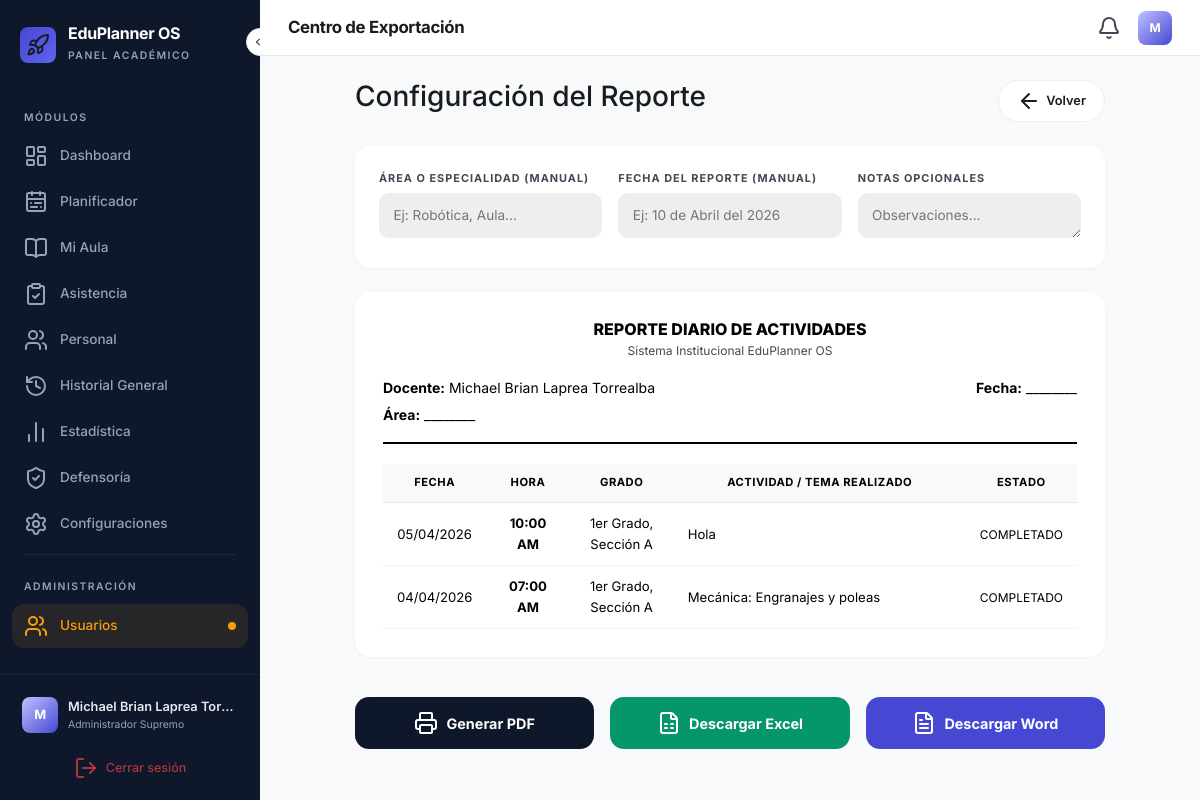
Screenshot of /reporte_general (signed in) with the database file from the repository.
### backup_v3/app.py (models this page shows)
class Bitacora(db.Model):
    id = db.Column(db.Integer, primary_key=True)
    fecha = db.Column(db.DateTime, default=datetime.now)
    grado = db.Column(db.String(50), nullable=False)
    actividad = db.Column(db.String(200), nullable=False)
    estado = db.Column(db.String(50), default='Completado')
    usuario_id = db.Column(db.Integer, db.ForeignKey('usuario.id'), nullable=False)

### backup_v3/app.py (the view)
@app.route('/reporte_general')
def reporte_general():
    if not session.get('logeado'): return redirect(url_for('auth.login'))
    regs = Bitacora.query.filter_by(usuario_id=session['usuario_id']).order_by(Bitacora.fecha.desc()).all()
    return render_template('reporte.html', registros=regs)

### backup_v3/app.py (called while the page is built)
@app.context_processor
def inyectar_datos_globales():
    return dict(
        mis_permisos=session.get('permisos', ''),
        mi_rol=session.get('nombre_rol', 'Sin Rol'),
        total_anuncios=Anuncio.query.count(),
        hoy_str=datetime.now().strftime('%d/%m/%Y')
    )

### backup_v3/templates/reporte.html (shortened to what this page needs)
{% extends "base.html" %}
{% block header_title %}Centro de Exportación{% endblock %}
{% block content %}
<div class="mx-auto" style="max-width: 1000px;">
    <div id="zona-controles" class="no-imprimir">
        <div class="d-flex justify-content-between align-items-center mb-4">
            <div class="page-header">
                <h3 class="title">Configuración del Reporte</h3>
            </div>
            <a href="/planificador" class="btn-back"><i data-lucide="arrow-left"></i> Volver</a>
        </div>
        <div class="controls-card">
            <div class="row g-3">
                <div class="col-md-4">
                    <label class="edu-label">Área o Especialidad (Manual)</label>
                    <input type="text" id="input_area" class="edu-input" placeholder="Ej: Robótica, Aula..." oninput="sincronizar()">
                </div>
                <div class="col-md-4">
                    <label class="edu-label">Fecha del Reporte (Manual)</label>
                    <input type="text" id="input_fecha_rep" class="edu-input" placeholder="Ej: 10 de Abril del 2026" oninput="sincronizar()">
                </div>
                <div class="col-md-4">
                    <label class="edu-label">Notas Opcionales</label>
                    <textarea id="input_notas" class="edu-textarea" rows="1" placeholder="Observaciones..." oninput="sincronizar()"></textarea>
                </div>
            </div>
        </div>
    </div>
    <div class="report-card mb-4">
        <div class="report-inner">
            <div class="doc-header">
                <div class="row">
                    <div class="col-12 text-center mb-3">
                        <h4 class="title-doc m-0">Reporte Diario de Actividades</h4>
                        <small class="sub-doc">Sistema Institucional EduPlanner OS</small>
                    </div>
                    <div class="col-7">
                        <p class="mb-1" style="color: black;"><strong>Docente:</strong> {{ session['nombre_completo'] }}</p>
                        <p class="mb-1" style="color: black;"><strong>Área:</strong> <span id="span_area" style="color: black;">________</span></p>
                    </div>
                    <div class="col-5 text-end">
                        <p class="mb-1" style="color: black;"><strong>Fecha:</strong> <span id="span_fecha_rep" style="color: black;">________</span></p>
                    </div>
                </div>
            </div>
            <div class="table-responsive">
                <table class="edu-table">
                    <thead>
                        <tr>
                            <th width="12%">FECHA</th>
                            <th width="12%">HORA</th>
                            <th width="15%">GRADO</th>
                            <th>ACTIVIDAD / TEMA REALIZADO</th>
                            <th width="12%">ESTADO</th>
                        </tr>
                    </thead>
                    <tbody>
                        {% for r in registros %}
                        <tr>
                            <td class="text-center">{{ r.fecha.strftime('%d/%m/%Y') }}</td>
                            <td class="text-center" style="font-weight:700;">{{ r.fecha.strftime('%I:%M %p') }}</td>
                            <td class="text-center">{{ r.grado }}</td>
                            <td>{{ r.actividad }}</td>
                            <td class="text-center" style="text-transform:uppercase; font-size:0.75rem;">{{ r.estado }}</td>
                        </tr>
                        {% endfor %}
                    </tbody>
                </table>
            </div>
        </div>
    </div>
    <div class="row g-3 export-btns no-imprimir mb-4">
        <div class="col-md-4">
            <button onclick="window.print()" class="btn-export pdf">
                <i data-lucide="printer"></i> Generar PDF
            </button>
        </div>
        <div class="col-md-4">
            <a href="/exportar_excel" class="btn-export excel">
                <i data-lucide="file-spreadsheet"></i> Descargar Excel
            </a>
        </div>
        <div class="col-md-4">
            <a href="/exportar_word" class="btn-export word">
                <i data-lucide="file-text"></i> Descargar Word
            </a>
        </div>
    </div>
</div>
{% endblock %}

### rows the page displays
Bitacora: fecha "05/04/2026", fecha "10:00 AM", grado "1er Grado, Sección A", actividad "Hola", estado "COMPLETADO"
Bitacora: fecha "04/04/2026", fecha "07:00 AM", grado "1er Grado, Sección A", actividad "Mecánica: Engranajes y poleas", estado "COMPLETADO"

### other values shown
{{ session.get('nombre_completo', 'U')[0] | upper }} "M"
{{ session.get('nombre_completo', 'Usuario') }} "Michael Brian Laprea Tor…"
{{ mi_rol }} "Administrador Supremo"
{{ session['nombre_completo'] }} "Michael Brian Laprea Torrealba"
